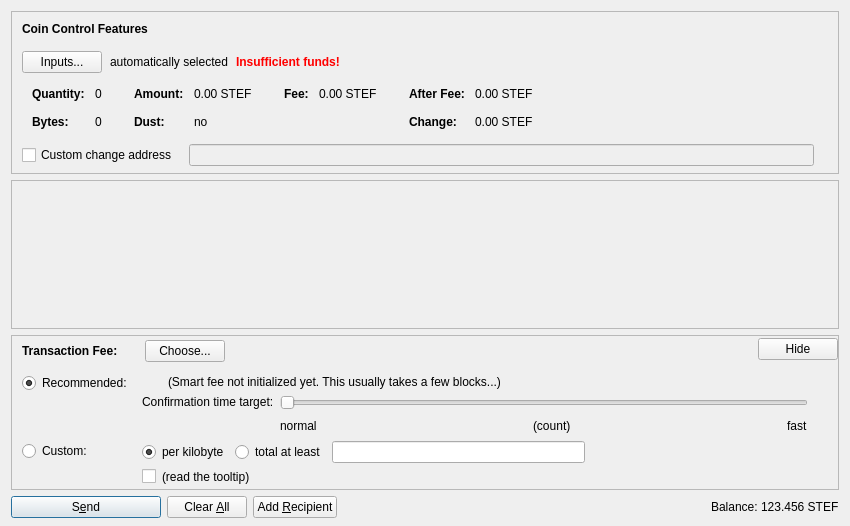
<?xml version="1.0" encoding="UTF-8"?>
<ui version="4.0">
 <class>SendCoinsDialog</class>
 <widget class="QDialog" name="SendCoinsDialog">
  <property name="geometry">
   <rect>
    <x>0</x>
    <y>0</y>
    <width>850</width>
    <height>526</height>
   </rect>
  </property>
  <property name="windowTitle">
   <string>Send Coins</string>
  </property>
  <layout class="QVBoxLayout" name="verticalLayout" stretch="0,1,0,0">
   <property name="bottomMargin">
    <number>8</number>
   </property>
   <item>
    <widget class="QFrame" name="frameCoinControl">
     <property name="sizePolicy">
      <sizepolicy hsizetype="Expanding" vsizetype="Expanding">
       <horstretch>0</horstretch>
       <verstretch>0</verstretch>
      </sizepolicy>
     </property>
     <property name="maximumSize">
      <size>
       <width>16777215</width>
       <height>16777215</height>
      </size>
     </property>
     <property name="frameShape">
      <enum>QFrame::StyledPanel</enum>
     </property>
     <property name="frameShadow">
      <enum>QFrame::Sunken</enum>
     </property>
     <layout class="QVBoxLayout" name="verticalLayoutCoinControl2">
      <property name="spacing">
       <number>0</number>
      </property>
      <property name="leftMargin">
       <number>0</number>
      </property>
      <property name="topMargin">
       <number>0</number>
      </property>
      <property name="rightMargin">
       <number>0</number>
      </property>
      <property name="bottomMargin">
       <number>6</number>
      </property>
      <item>
       <layout class="QVBoxLayout" name="verticalLayoutCoinControl" stretch="0,0,0,0,1">
        <property name="spacing">
         <number>0</number>
        </property>
        <property name="leftMargin">
         <number>10</number>
        </property>
        <property name="topMargin">
         <number>10</number>
        </property>
        <item>
         <layout class="QHBoxLayout" name="horizontalLayoutCoinControl1">
          <property name="bottomMargin">
           <number>15</number>
          </property>
          <item>
           <widget class="QLabel" name="labelCoinControlFeatures">
            <property name="sizePolicy">
             <sizepolicy hsizetype="Preferred" vsizetype="Maximum">
              <horstretch>0</horstretch>
              <verstretch>0</verstretch>
             </sizepolicy>
            </property>
            <property name="font">
             <font>
              <weight>75</weight>
              <bold>true</bold>
             </font>
            </property>
            <property name="styleSheet">
             <string notr="true">font-weight:bold;</string>
            </property>
            <property name="text">
             <string>Coin Control Features</string>
            </property>
           </widget>
          </item>
         </layout>
        </item>
        <item>
         <layout class="QHBoxLayout" name="horizontalLayoutCoinControl2" stretch="0,0,0,0">
          <property name="spacing">
           <number>8</number>
          </property>
          <property name="bottomMargin">
           <number>10</number>
          </property>
          <item>
           <widget class="QPushButton" name="pushButtonCoinControl">
            <property name="styleSheet">
             <string notr="true"/>
            </property>
            <property name="text">
             <string>Inputs...</string>
            </property>
            <property name="autoDefault">
             <bool>false</bool>
            </property>
           </widget>
          </item>
          <item>
           <widget class="QLabel" name="labelCoinControlAutomaticallySelected">
            <property name="text">
             <string>automatically selected</string>
            </property>
            <property name="margin">
             <number>5</number>
            </property>
           </widget>
          </item>
          <item>
           <widget class="QLabel" name="labelCoinControlInsuffFunds">
            <property name="font">
             <font>
              <weight>75</weight>
              <bold>true</bold>
             </font>
            </property>
            <property name="styleSheet">
             <string notr="true">color:red;font-weight:bold;</string>
            </property>
            <property name="text">
             <string>Insufficient funds!</string>
            </property>
            <property name="margin">
             <number>5</number>
            </property>
           </widget>
          </item>
          <item>
           <spacer name="horizontalSpacerCoinControl">
            <property name="orientation">
             <enum>Qt::Horizontal</enum>
            </property>
            <property name="sizeHint" stdset="0">
             <size>
              <width>40</width>
              <height>1</height>
             </size>
            </property>
           </spacer>
          </item>
         </layout>
        </item>
        <item>
         <widget class="QWidget" name="widgetCoinControl" native="true">
          <property name="sizePolicy">
           <sizepolicy hsizetype="Preferred" vsizetype="Preferred">
            <horstretch>0</horstretch>
            <verstretch>0</verstretch>
           </sizepolicy>
          </property>
          <property name="minimumSize">
           <size>
            <width>0</width>
            <height>0</height>
           </size>
          </property>
          <property name="styleSheet">
           <string notr="true"/>
          </property>
          <layout class="QHBoxLayout" name="horizontalLayoutCoinControl5">
           <property name="leftMargin">
            <number>0</number>
           </property>
           <property name="topMargin">
            <number>0</number>
           </property>
           <property name="rightMargin">
            <number>0</number>
           </property>
           <property name="bottomMargin">
            <number>0</number>
           </property>
           <item>
            <layout class="QHBoxLayout" name="horizontalLayoutCoinControl3" stretch="0,0,0,1">
             <property name="spacing">
              <number>20</number>
             </property>
             <property name="topMargin">
              <number>0</number>
             </property>
             <property name="bottomMargin">
              <number>10</number>
             </property>
             <item>
              <layout class="QFormLayout" name="formLayoutCoinControl1">
               <property name="horizontalSpacing">
                <number>10</number>
               </property>
               <property name="verticalSpacing">
                <number>14</number>
               </property>
               <property name="leftMargin">
                <number>10</number>
               </property>
               <property name="topMargin">
                <number>4</number>
               </property>
               <property name="rightMargin">
                <number>6</number>
               </property>
               <item row="0" column="0">
                <widget class="QLabel" name="labelCoinControlQuantityText">
                 <property name="font">
                  <font>
                   <weight>75</weight>
                   <bold>true</bold>
                  </font>
                 </property>
                 <property name="text">
                  <string>Quantity:</string>
                 </property>
                 <property name="margin">
                  <number>0</number>
                 </property>
                </widget>
               </item>
               <item row="0" column="1">
                <widget class="QLabel" name="labelCoinControlQuantity">
                 <property name="cursor">
                  <cursorShape>IBeamCursor</cursorShape>
                 </property>
                 <property name="contextMenuPolicy">
                  <enum>Qt::ActionsContextMenu</enum>
                 </property>
                 <property name="text">
                  <string notr="true">0</string>
                 </property>
                 <property name="margin">
                  <number>0</number>
                 </property>
                 <property name="textInteractionFlags">
                  <set>Qt::LinksAccessibleByMouse|Qt::TextSelectableByKeyboard|Qt::TextSelectableByMouse</set>
                 </property>
                </widget>
               </item>
               <item row="1" column="0">
                <widget class="QLabel" name="labelCoinControlBytesText">
                 <property name="font">
                  <font>
                   <weight>75</weight>
                   <bold>true</bold>
                  </font>
                 </property>
                 <property name="text">
                  <string>Bytes:</string>
                 </property>
                </widget>
               </item>
               <item row="1" column="1">
                <widget class="QLabel" name="labelCoinControlBytes">
                 <property name="cursor">
                  <cursorShape>IBeamCursor</cursorShape>
                 </property>
                 <property name="contextMenuPolicy">
                  <enum>Qt::ActionsContextMenu</enum>
                 </property>
                 <property name="text">
                  <string notr="true">0</string>
                 </property>
                 <property name="textInteractionFlags">
                  <set>Qt::LinksAccessibleByMouse|Qt::TextSelectableByKeyboard|Qt::TextSelectableByMouse</set>
                 </property>
                </widget>
               </item>
              </layout>
             </item>
             <item>
              <layout class="QFormLayout" name="formLayoutCoinControl2">
               <property name="horizontalSpacing">
                <number>10</number>
               </property>
               <property name="verticalSpacing">
                <number>14</number>
               </property>
               <property name="leftMargin">
                <number>6</number>
               </property>
               <property name="topMargin">
                <number>4</number>
               </property>
               <property name="rightMargin">
                <number>6</number>
               </property>
               <item row="0" column="0">
                <widget class="QLabel" name="labelCoinControlAmountText">
                 <property name="font">
                  <font>
                   <weight>75</weight>
                   <bold>true</bold>
                  </font>
                 </property>
                 <property name="text">
                  <string>Amount:</string>
                 </property>
                 <property name="margin">
                  <number>0</number>
                 </property>
                </widget>
               </item>
               <item row="0" column="1">
                <widget class="QLabel" name="labelCoinControlAmount">
                 <property name="cursor">
                  <cursorShape>IBeamCursor</cursorShape>
                 </property>
                 <property name="contextMenuPolicy">
                  <enum>Qt::ActionsContextMenu</enum>
                 </property>
                 <property name="text">
                  <string notr="true">0.00 STEF</string>
                 </property>
                 <property name="textInteractionFlags">
                  <set>Qt::LinksAccessibleByMouse|Qt::TextSelectableByKeyboard|Qt::TextSelectableByMouse</set>
                 </property>
                </widget>
               </item>
               <item row="1" column="0">
                <widget class="QLabel" name="labelCoinControlLowOutputText">
                 <property name="font">
                  <font>
                   <weight>75</weight>
                   <bold>true</bold>
                  </font>
                 </property>
                 <property name="text">
                  <string>Dust:</string>
                 </property>
                </widget>
               </item>
               <item row="1" column="1">
                <widget class="QLabel" name="labelCoinControlLowOutput">
                 <property name="cursor">
                  <cursorShape>IBeamCursor</cursorShape>
                 </property>
                 <property name="contextMenuPolicy">
                  <enum>Qt::ActionsContextMenu</enum>
                 </property>
                 <property name="text">
                  <string notr="true">no</string>
                 </property>
                 <property name="textInteractionFlags">
                  <set>Qt::LinksAccessibleByMouse|Qt::TextSelectableByKeyboard|Qt::TextSelectableByMouse</set>
                 </property>
                </widget>
               </item>
              </layout>
             </item>
             <item>
              <layout class="QFormLayout" name="formLayoutCoinControl3">
               <property name="horizontalSpacing">
                <number>10</number>
               </property>
               <property name="verticalSpacing">
                <number>14</number>
               </property>
               <property name="leftMargin">
                <number>6</number>
               </property>
               <property name="topMargin">
                <number>4</number>
               </property>
               <property name="rightMargin">
                <number>6</number>
               </property>
               <item row="0" column="0">
                <widget class="QLabel" name="labelCoinControlFeeText">
                 <property name="font">
                  <font>
                   <weight>75</weight>
                   <bold>true</bold>
                  </font>
                 </property>
                 <property name="text">
                  <string>Fee:</string>
                 </property>
                 <property name="margin">
                  <number>0</number>
                 </property>
                </widget>
               </item>
               <item row="0" column="1">
                <widget class="QLabel" name="labelCoinControlFee">
                 <property name="cursor">
                  <cursorShape>IBeamCursor</cursorShape>
                 </property>
                 <property name="contextMenuPolicy">
                  <enum>Qt::ActionsContextMenu</enum>
                 </property>
                 <property name="text">
                  <string notr="true">0.00 STEF</string>
                 </property>
                 <property name="textInteractionFlags">
                  <set>Qt::LinksAccessibleByMouse|Qt::TextSelectableByKeyboard|Qt::TextSelectableByMouse</set>
                 </property>
                </widget>
               </item>
              </layout>
             </item>
             <item>
              <layout class="QFormLayout" name="formLayoutCoinControl4">
               <property name="horizontalSpacing">
                <number>10</number>
               </property>
               <property name="verticalSpacing">
                <number>14</number>
               </property>
               <property name="leftMargin">
                <number>6</number>
               </property>
               <property name="topMargin">
                <number>4</number>
               </property>
               <property name="rightMargin">
                <number>6</number>
               </property>
               <item row="0" column="0">
                <widget class="QLabel" name="labelCoinControlAfterFeeText">
                 <property name="font">
                  <font>
                   <weight>75</weight>
                   <bold>true</bold>
                  </font>
                 </property>
                 <property name="text">
                  <string>After Fee:</string>
                 </property>
                 <property name="margin">
                  <number>0</number>
                 </property>
                </widget>
               </item>
               <item row="0" column="1">
                <widget class="QLabel" name="labelCoinControlAfterFee">
                 <property name="cursor">
                  <cursorShape>IBeamCursor</cursorShape>
                 </property>
                 <property name="contextMenuPolicy">
                  <enum>Qt::ActionsContextMenu</enum>
                 </property>
                 <property name="text">
                  <string notr="true">0.00 STEF</string>
                 </property>
                 <property name="textInteractionFlags">
                  <set>Qt::LinksAccessibleByMouse|Qt::TextSelectableByKeyboard|Qt::TextSelectableByMouse</set>
                 </property>
                </widget>
               </item>
               <item row="1" column="0">
                <widget class="QLabel" name="labelCoinControlChangeText">
                 <property name="font">
                  <font>
                   <weight>75</weight>
                   <bold>true</bold>
                  </font>
                 </property>
                 <property name="text">
                  <string>Change:</string>
                 </property>
                </widget>
               </item>
               <item row="1" column="1">
                <widget class="QLabel" name="labelCoinControlChange">
                 <property name="cursor">
                  <cursorShape>IBeamCursor</cursorShape>
                 </property>
                 <property name="contextMenuPolicy">
                  <enum>Qt::ActionsContextMenu</enum>
                 </property>
                 <property name="text">
                  <string notr="true">0.00 STEF</string>
                 </property>
                 <property name="textInteractionFlags">
                  <set>Qt::LinksAccessibleByMouse|Qt::TextSelectableByKeyboard|Qt::TextSelectableByMouse</set>
                 </property>
                </widget>
               </item>
              </layout>
             </item>
            </layout>
           </item>
          </layout>
         </widget>
        </item>
        <item>
         <layout class="QHBoxLayout" name="horizontalLayoutCoinControl4" stretch="0,0,0">
          <property name="spacing">
           <number>12</number>
          </property>
          <property name="sizeConstraint">
           <enum>QLayout::SetDefaultConstraint</enum>
          </property>
          <property name="topMargin">
           <number>5</number>
          </property>
          <property name="rightMargin">
           <number>5</number>
          </property>
          <item>
           <widget class="QCheckBox" name="checkBoxCoinControlChange">
            <property name="toolTip">
             <string>If this is activated, but the change address is empty or invalid, change will be sent to a newly generated address.</string>
            </property>
            <property name="text">
             <string>Custom change address</string>
            </property>
           </widget>
          </item>
          <item>
           <widget class="QValidatedLineEdit" name="lineEditCoinControlChange">
            <property name="enabled">
             <bool>false</bool>
            </property>
            <property name="sizePolicy">
             <sizepolicy hsizetype="Expanding" vsizetype="Fixed">
              <horstretch>0</horstretch>
              <verstretch>0</verstretch>
             </sizepolicy>
            </property>
           </widget>
          </item>
          <item>
           <widget class="QLabel" name="labelCoinControlChangeLabel">
            <property name="sizePolicy">
             <sizepolicy hsizetype="Preferred" vsizetype="Expanding">
              <horstretch>0</horstretch>
              <verstretch>0</verstretch>
             </sizepolicy>
            </property>
            <property name="minimumSize">
             <size>
              <width>0</width>
              <height>0</height>
             </size>
            </property>
            <property name="text">
             <string/>
            </property>
            <property name="margin">
             <number>3</number>
            </property>
           </widget>
          </item>
         </layout>
        </item>
        <item>
         <spacer name="verticalSpacerCoinControl">
          <property name="orientation">
           <enum>Qt::Vertical</enum>
          </property>
          <property name="sizeHint" stdset="0">
           <size>
            <width>800</width>
            <height>1</height>
           </size>
          </property>
         </spacer>
        </item>
       </layout>
      </item>
     </layout>
    </widget>
   </item>
   <item>
    <widget class="QScrollArea" name="scrollArea">
     <property name="widgetResizable">
      <bool>true</bool>
     </property>
     <widget class="QWidget" name="scrollAreaWidgetContents">
      <property name="geometry">
       <rect>
        <x>0</x>
        <y>0</y>
        <width>830</width>
        <height>104</height>
       </rect>
      </property>
      <layout class="QVBoxLayout" name="verticalLayout_2" stretch="0,1">
       <property name="leftMargin">
        <number>0</number>
       </property>
       <property name="topMargin">
        <number>0</number>
       </property>
       <property name="rightMargin">
        <number>0</number>
       </property>
       <property name="bottomMargin">
        <number>0</number>
       </property>
       <item>
        <layout class="QVBoxLayout" name="entries">
         <property name="spacing">
          <number>6</number>
         </property>
        </layout>
       </item>
       <item>
        <spacer name="verticalSpacer">
         <property name="orientation">
          <enum>Qt::Vertical</enum>
         </property>
         <property name="sizeHint" stdset="0">
          <size>
           <width>20</width>
           <height>40</height>
          </size>
         </property>
        </spacer>
       </item>
      </layout>
     </widget>
    </widget>
   </item>
   <item>
    <widget class="QFrame" name="frameFee">
     <property name="sizePolicy">
      <sizepolicy hsizetype="Expanding" vsizetype="Expanding">
       <horstretch>0</horstretch>
       <verstretch>0</verstretch>
      </sizepolicy>
     </property>
     <property name="maximumSize">
      <size>
       <width>16777215</width>
       <height>16777215</height>
      </size>
     </property>
     <property name="frameShape">
      <enum>QFrame::StyledPanel</enum>
     </property>
     <property name="frameShadow">
      <enum>QFrame::Sunken</enum>
     </property>
     <layout class="QVBoxLayout" name="verticalLayoutFee1">
      <property name="spacing">
       <number>0</number>
      </property>
      <property name="leftMargin">
       <number>0</number>
      </property>
      <property name="topMargin">
       <number>0</number>
      </property>
      <property name="rightMargin">
       <number>0</number>
      </property>
      <property name="bottomMargin">
       <number>0</number>
      </property>
      <item>
       <layout class="QVBoxLayout" name="verticalLayoutFee2" stretch="0,0,0">
        <property name="spacing">
         <number>0</number>
        </property>
        <property name="leftMargin">
         <number>10</number>
        </property>
        <property name="topMargin">
         <number>0</number>
        </property>
        <item>
         <layout class="QHBoxLayout" name="horizontalLayoutFee1">
          <property name="bottomMargin">
           <number>0</number>
          </property>
          <item>
           <layout class="QVBoxLayout" name="verticalLayoutFee7">
            <property name="spacing">
             <number>0</number>
            </property>
            <item>
             <spacer name="verticalSpacerSmartFee">
              <property name="orientation">
               <enum>Qt::Vertical</enum>
              </property>
              <property name="sizeType">
               <enum>QSizePolicy::Fixed</enum>
              </property>
              <property name="sizeHint" stdset="0">
               <size>
                <width>1</width>
                <height>4</height>
               </size>
              </property>
             </spacer>
            </item>
            <item>
             <layout class="QHBoxLayout" name="horizontalLayoutSmartFee">
              <property name="spacing">
               <number>10</number>
              </property>
              <item>
               <widget class="QLabel" name="labelFeeHeadline">
                <property name="sizePolicy">
                 <sizepolicy hsizetype="Preferred" vsizetype="Maximum">
                  <horstretch>0</horstretch>
                  <verstretch>0</verstretch>
                 </sizepolicy>
                </property>
                <property name="font">
                 <font>
                  <weight>75</weight>
                  <bold>true</bold>
                 </font>
                </property>
                <property name="styleSheet">
                 <string notr="true">font-weight:bold;</string>
                </property>
                <property name="text">
                 <string>Transaction Fee:</string>
                </property>
               </widget>
              </item>
              <item>
               <widget class="QLabel" name="labelFeeMinimized">
                <property name="text">
                 <string/>
                </property>
               </widget>
              </item>
              <item>
               <widget class="QPushButton" name="buttonChooseFee">
                <property name="text">
                 <string>Choose...</string>
                </property>
               </widget>
              </item>
             </layout>
            </item>
            <item>
             <spacer name="verticalSpacer_5">
              <property name="orientation">
               <enum>Qt::Vertical</enum>
              </property>
              <property name="sizeHint" stdset="0">
               <size>
                <width>1</width>
                <height>1</height>
               </size>
              </property>
             </spacer>
            </item>
           </layout>
          </item>
          <item>
           <spacer name="horizontalSpacer_4">
            <property name="orientation">
             <enum>Qt::Horizontal</enum>
            </property>
            <property name="sizeHint" stdset="0">
             <size>
              <width>40</width>
              <height>20</height>
             </size>
            </property>
           </spacer>
          </item>
          <item>
           <widget class="QPushButton" name="buttonMinimizeFee">
            <property name="toolTip">
             <string>collapse fee-settings</string>
            </property>
            <property name="text">
             <string>Hide</string>
            </property>
           </widget>
          </item>
         </layout>
        </item>
        <item>
         <widget class="QFrame" name="frameFeeSelection">
          <layout class="QVBoxLayout" name="verticalLayoutFee12">
           <property name="spacing">
            <number>0</number>
           </property>
           <property name="leftMargin">
            <number>0</number>
           </property>
           <property name="topMargin">
            <number>0</number>
           </property>
           <property name="rightMargin">
            <number>0</number>
           </property>
           <property name="bottomMargin">
            <number>0</number>
           </property>
           <item>
            <layout class="QGridLayout" name="gridLayoutFee">
             <property name="topMargin">
              <number>10</number>
             </property>
             <property name="bottomMargin">
              <number>4</number>
             </property>
             <property name="horizontalSpacing">
              <number>10</number>
             </property>
             <property name="verticalSpacing">
              <number>4</number>
             </property>
             <item row="1" column="1">
              <layout class="QVBoxLayout" name="verticalLayoutFee8">
               <property name="spacing">
                <number>6</number>
               </property>
               <item>
                <layout class="QHBoxLayout" name="horizontalLayoutFee13">
                 <item>
                  <widget class="QRadioButton" name="radioCustomPerKilobyte">
                   <property name="toolTip">
                    <string>If the custom fee is set to 1000 satoshis and the transaction is only 250 bytes, then &quot;per kilobyte&quot; only pays 250 satoshis in fee, while &quot;total at least&quot; pays 1000 satoshis. For transactions bigger than a kilobyte both pay by kilobyte.</string>
                   </property>
                   <property name="text">
                    <string>per kilobyte</string>
                   </property>
                   <property name="checked">
                    <bool>true</bool>
                   </property>
                   <attribute name="buttonGroup">
                    <string notr="true">groupCustomFee</string>
                   </attribute>
                  </widget>
                 </item>
                 <item>
                  <widget class="QRadioButton" name="radioCustomAtLeast">
                   <property name="toolTip">
                    <string>If the custom fee is set to 1000 satoshis and the transaction is only 250 bytes, then &quot;per kilobyte&quot; only pays 250 satoshis in fee, while &quot;total at least&quot; pays 1000 satoshis. For transactions bigger than a kilobyte both pay by kilobyte.</string>
                   </property>
                   <property name="text">
                    <string>total at least</string>
                   </property>
                   <attribute name="buttonGroup">
                    <string notr="true">groupCustomFee</string>
                   </attribute>
                  </widget>
                 </item>
                 <item>
                  <widget class="BitcoinAmountField" name="customFee"/>
                 </item>
                 <item>
                  <spacer name="horizontalSpacer_6">
                   <property name="orientation">
                    <enum>Qt::Horizontal</enum>
                   </property>
                   <property name="sizeHint" stdset="0">
                    <size>
                     <width>1</width>
                     <height>1</height>
                    </size>
                   </property>
                  </spacer>
                 </item>
                </layout>
               </item>
               <item>
                <layout class="QHBoxLayout" name="horizontalLayoutFee8">
                 <item>
                  <widget class="QCheckBox" name="checkBoxMinimumFee">
                   <property name="toolTip">
                    <string>Paying only the minimum fee is just fine as long as there is less transaction volume than space in the blocks. But be aware that this can end up in a never confirming transaction once there is more demand for bitcoin transactions than the network can process.</string>
                   </property>
                   <property name="text">
                    <string/>
                   </property>
                  </widget>
                 </item>
                 <item>
                  <widget class="QLabel" name="labelMinFeeWarning">
                   <property name="enabled">
                    <bool>true</bool>
                   </property>
                   <property name="toolTip">
                    <string>Paying only the minimum fee is just fine as long as there is less transaction volume than space in the blocks. But be aware that this can end up in a never confirming transaction once there is more demand for bitcoin transactions than the network can process.</string>
                   </property>
                   <property name="text">
                    <string>(read the tooltip)</string>
                   </property>
                   <property name="margin">
                    <number>5</number>
                   </property>
                  </widget>
                 </item>
                 <item>
                  <spacer name="horizontalSpacer_2">
                   <property name="orientation">
                    <enum>Qt::Horizontal</enum>
                   </property>
                   <property name="sizeHint" stdset="0">
                    <size>
                     <width>1</width>
                     <height>1</height>
                    </size>
                   </property>
                  </spacer>
                 </item>
                </layout>
               </item>
              </layout>
             </item>
             <item row="0" column="0">
              <layout class="QVBoxLayout" name="verticalLayoutFee4" stretch="0,1">
               <item>
                <widget class="QRadioButton" name="radioSmartFee">
                 <property name="text">
                  <string>Recommended:</string>
                 </property>
                 <property name="checked">
                  <bool>true</bool>
                 </property>
                 <attribute name="buttonGroup">
                  <string notr="true">groupFee</string>
                 </attribute>
                </widget>
               </item>
               <item>
                <spacer name="verticalSpacer_2">
                 <property name="orientation">
                  <enum>Qt::Vertical</enum>
                 </property>
                 <property name="sizeHint" stdset="0">
                  <size>
                   <width>1</width>
                   <height>1</height>
                  </size>
                 </property>
                </spacer>
               </item>
              </layout>
             </item>
             <item row="1" column="0">
              <layout class="QVBoxLayout" name="verticalLayoutFee9" stretch="0,1">
               <item>
                <widget class="QRadioButton" name="radioCustomFee">
                 <property name="text">
                  <string>Custom:</string>
                 </property>
                 <attribute name="buttonGroup">
                  <string notr="true">groupFee</string>
                 </attribute>
                </widget>
               </item>
               <item>
                <spacer name="verticalSpacer_6">
                 <property name="orientation">
                  <enum>Qt::Vertical</enum>
                 </property>
                 <property name="sizeHint" stdset="0">
                  <size>
                   <width>1</width>
                   <height>1</height>
                  </size>
                 </property>
                </spacer>
               </item>
              </layout>
             </item>
             <item row="0" column="1">
              <layout class="QVBoxLayout" name="verticalLayoutFee3" stretch="0,0,1">
               <property name="spacing">
                <number>6</number>
               </property>
               <property name="topMargin">
                <number>2</number>
               </property>
               <item>
                <layout class="QHBoxLayout" name="horizontalLayoutFee12">
                 <item>
                  <widget class="QLabel" name="labelSmartFee">
                   <property name="text">
                    <string/>
                   </property>
                   <property name="margin">
                    <number>2</number>
                   </property>
                  </widget>
                 </item>
                 <item>
                  <widget class="QLabel" name="labelFeeEstimation">
                   <property name="text">
                    <string/>
                   </property>
                  </widget>
                 </item>
                 <item>
                  <widget class="QLabel" name="labelSmartFee2">
                   <property name="text">
                    <string>(Smart fee not initialized yet. This usually takes a few blocks...)</string>
                   </property>
                   <property name="margin">
                    <number>2</number>
                   </property>
                  </widget>
                 </item>
                 <item>
                  <spacer name="horizontalSpacer_5">
                   <property name="orientation">
                    <enum>Qt::Horizontal</enum>
                   </property>
                   <property name="sizeHint" stdset="0">
                    <size>
                     <width>1</width>
                     <height>1</height>
                    </size>
                   </property>
                  </spacer>
                 </item>
                </layout>
               </item>
               <item>
                <layout class="QHBoxLayout" name="horizontalLayoutFee9">
                 <item>
                  <layout class="QVBoxLayout" name="verticalLayoutFee6">
                   <item>
                    <widget class="QLabel" name="labelSmartFee3">
                     <property name="text">
                      <string>Confirmation time target:</string>
                     </property>
                     <property name="margin">
                      <number>2</number>
                     </property>
                    </widget>
                   </item>
                   <item>
                    <spacer name="verticalSpacer_3">
                     <property name="orientation">
                      <enum>Qt::Vertical</enum>
                     </property>
                     <property name="sizeHint" stdset="0">
                      <size>
                       <width>1</width>
                       <height>1</height>
                      </size>
                     </property>
                    </spacer>
                   </item>
                  </layout>
                 </item>
                 <item>
                  <layout class="QVBoxLayout" name="verticalLayoutFee5">
                   <property name="rightMargin">
                    <number>30</number>
                   </property>
                   <item>
                    <widget class="QSlider" name="sliderSmartFee">
                     <property name="minimum">
                      <number>0</number>
                     </property>
                     <property name="maximum">
                      <number>23</number>
                     </property>
                     <property name="pageStep">
                      <number>1</number>
                     </property>
                     <property name="value">
                      <number>0</number>
                     </property>
                     <property name="orientation">
                      <enum>Qt::Horizontal</enum>
                     </property>
                     <property name="invertedAppearance">
                      <bool>false</bool>
                     </property>
                     <property name="invertedControls">
                      <bool>false</bool>
                     </property>
                     <property name="tickPosition">
                      <enum>QSlider::NoTicks</enum>
                     </property>
                    </widget>
                   </item>
                   <item>
                    <layout class="QHBoxLayout" name="horizontalLayoutFee10">
                     <item>
                      <widget class="QLabel" name="labelSmartFeeNormal">
                       <property name="text">
                        <string>normal</string>
                       </property>
                      </widget>
                     </item>
                     <item>
                      <spacer name="horizontalSpacer_7">
                       <property name="orientation">
                        <enum>Qt::Horizontal</enum>
                       </property>
                       <property name="sizeHint" stdset="0">
                        <size>
                         <width>40</width>
                         <height>20</height>
                        </size>
                       </property>
                      </spacer>
                     </item>
                     <item>
                      <widget class="QLabel" name="confirmationTargetLabel">
                       <property name="text">
                        <string notr="true">(count)</string>
                       </property>
                      </widget>
                     </item>
                     <item>
                      <spacer name="horizontalSpacer_3">
                       <property name="orientation">
                        <enum>Qt::Horizontal</enum>
                       </property>
                       <property name="sizeHint" stdset="0">
                        <size>
                         <width>40</width>
                         <height>20</height>
                        </size>
                       </property>
                      </spacer>
                     </item>
                     <item>
                      <widget class="QLabel" name="labelSmartFeeFast">
                       <property name="text">
                        <string>fast</string>
                       </property>
                      </widget>
                     </item>
                    </layout>
                   </item>
                  </layout>
                 </item>
                </layout>
               </item>
               <item>
                <spacer name="verticalSpacer_4">
                 <property name="orientation">
                  <enum>Qt::Vertical</enum>
                 </property>
                 <property name="sizeHint" stdset="0">
                  <size>
                   <width>1</width>
                   <height>1</height>
                  </size>
                 </property>
                </spacer>
               </item>
              </layout>
             </item>
            </layout>
           </item>
          </layout>
         </widget>
        </item>
        <item>
         <spacer name="verticalSpacerFee">
          <property name="orientation">
           <enum>Qt::Vertical</enum>
          </property>
          <property name="sizeHint" stdset="0">
           <size>
            <width>800</width>
            <height>1</height>
           </size>
          </property>
         </spacer>
        </item>
       </layout>
      </item>
     </layout>
    </widget>
   </item>
   <item>
    <layout class="QHBoxLayout" name="horizontalLayout">
     <item>
      <widget class="QPushButton" name="sendButton">
       <property name="minimumSize">
        <size>
         <width>150</width>
         <height>0</height>
        </size>
       </property>
       <property name="toolTip">
        <string>Confirm the send action</string>
       </property>
       <property name="text">
        <string>S&amp;end</string>
       </property>
       <property name="icon">
        <iconset resource="../bitcoin.qrc">
         <normaloff>:/icons/send</normaloff>:/icons/send</iconset>
       </property>
       <property name="autoDefault">
        <bool>false</bool>
       </property>
       <property name="default">
        <bool>true</bool>
       </property>
      </widget>
     </item>
     <item>
      <widget class="QPushButton" name="clearButton">
       <property name="sizePolicy">
        <sizepolicy hsizetype="Minimum" vsizetype="Fixed">
         <horstretch>0</horstretch>
         <verstretch>0</verstretch>
        </sizepolicy>
       </property>
       <property name="toolTip">
        <string>Clear all fields of the form.</string>
       </property>
       <property name="text">
        <string>Clear &amp;All</string>
       </property>
       <property name="icon">
        <iconset resource="../bitcoin.qrc">
         <normaloff>:/icons/remove</normaloff>:/icons/remove</iconset>
       </property>
       <property name="autoDefault">
        <bool>false</bool>
       </property>
      </widget>
     </item>
     <item>
      <widget class="QPushButton" name="addButton">
       <property name="toolTip">
        <string>Send to multiple recipients at once</string>
       </property>
       <property name="text">
        <string>Add &amp;Recipient</string>
       </property>
       <property name="icon">
        <iconset resource="../bitcoin.qrc">
         <normaloff>:/icons/add</normaloff>:/icons/add</iconset>
       </property>
       <property name="autoDefault">
        <bool>false</bool>
       </property>
      </widget>
     </item>
     <item>
      <spacer name="horizontalSpacer">
       <property name="orientation">
        <enum>Qt::Horizontal</enum>
       </property>
       <property name="sizeHint" stdset="0">
        <size>
         <width>40</width>
         <height>20</height>
        </size>
       </property>
      </spacer>
     </item>
     <item>
      <layout class="QHBoxLayout" name="horizontalLayout_2">
       <property name="spacing">
        <number>3</number>
       </property>
       <item>
        <widget class="QLabel" name="label">
         <property name="sizePolicy">
          <sizepolicy hsizetype="Preferred" vsizetype="Fixed">
           <horstretch>0</horstretch>
           <verstretch>0</verstretch>
          </sizepolicy>
         </property>
         <property name="text">
          <string>Balance:</string>
         </property>
        </widget>
       </item>
       <item>
        <widget class="QLabel" name="labelBalance">
         <property name="sizePolicy">
          <sizepolicy hsizetype="Preferred" vsizetype="Fixed">
           <horstretch>0</horstretch>
           <verstretch>0</verstretch>
          </sizepolicy>
         </property>
         <property name="cursor">
          <cursorShape>IBeamCursor</cursorShape>
         </property>
         <property name="text">
          <string notr="true">123.456 STEF</string>
         </property>
         <property name="textInteractionFlags">
          <set>Qt::LinksAccessibleByMouse|Qt::TextSelectableByKeyboard|Qt::TextSelectableByMouse</set>
         </property>
        </widget>
       </item>
      </layout>
     </item>
    </layout>
   </item>
  </layout>
 </widget>
 <customwidgets>
  <customwidget>
   <class>QValidatedLineEdit</class>
   <extends>QLineEdit</extends>
   <header>qvalidatedlineedit.h</header>
  </customwidget>
  <customwidget>
   <class>BitcoinAmountField</class>
   <extends>QLineEdit</extends>
   <header>bitcoinamountfield.h</header>
   <container>1</container>
  </customwidget>
 </customwidgets>
 <resources>
  <include location="../bitcoin.qrc"/>
 </resources>
 <connections/>
 <buttongroups>
  <buttongroup name="groupFee"/>
  <buttongroup name="groupCustomFee"/>
 </buttongroups>
</ui>
